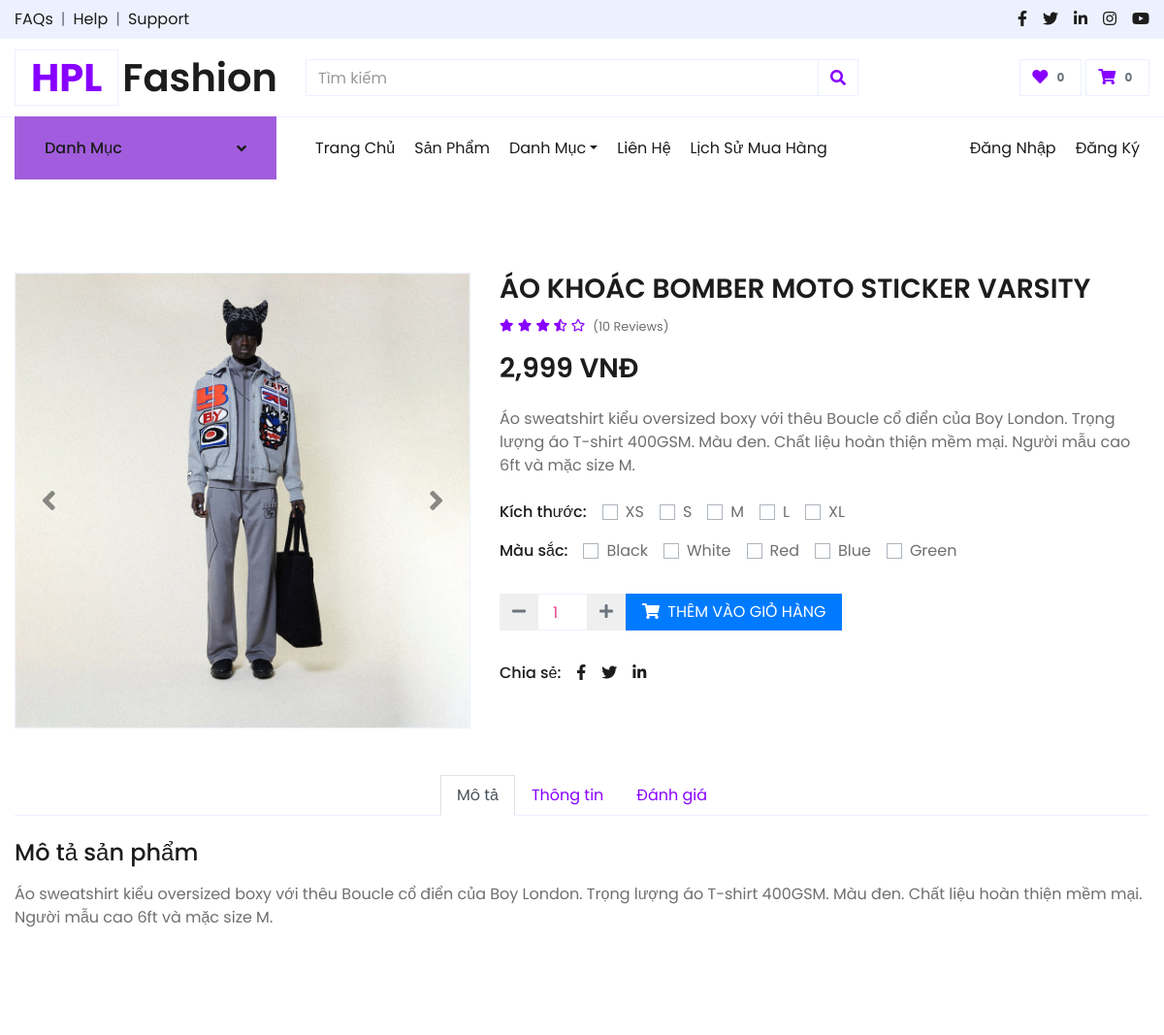
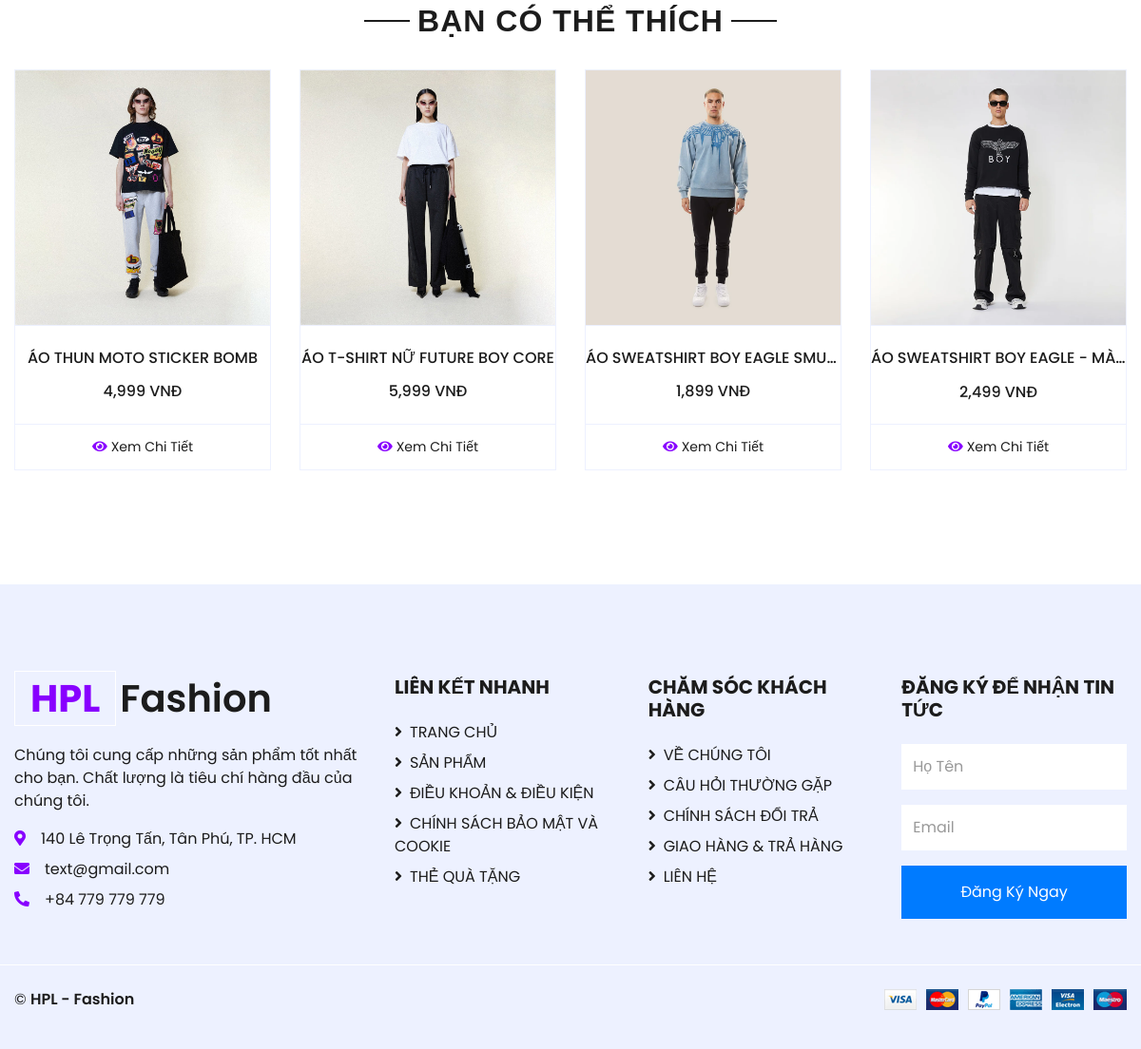
Page /views/detail.php?id=1 on the committed database (2 pictures, top to bottom).
### tables this page shows
CREATE TABLE `products` (
  `product_id` int NOT NULL,
  `product_name` varchar(255) NOT NULL,
  `price` int NOT NULL,
  `category_id` int DEFAULT NULL,
  `image` varchar(255) DEFAULT NULL,
  `image2` varchar(255) DEFAULT NULL,
  `image3` varchar(255) DEFAULT NULL,
  `description` varchar(255) DEFAULT NULL
);

### config/Database.php (called while the page is built, shortened)
<?php
class Database {
    private static $servername = "localhost";
    private static $username = "root";
    private static $password = "";
    private static $dbname = "shopthoitrang";
    private static $conn = null;
    public static function getConnection() {
        if (self::$conn === null) {
            self::$conn = new mysqli(self::$servername, self::$username, self::$password, self::$dbname);
        }
        return self::$conn;
    }
    public static function query($sql) {
        $conn = self::getConnection();
        return $conn->query($sql);
    }
}
?>

### views/detail.php (the view, shortened to what this page needs)
<?php
include('../config/Database.php');
$product_id = isset($_GET['id']) ? intval($_GET['id']) : 0;
$query = "SELECT * FROM products WHERE product_id = $product_id";
$result = Database::getConnection()->query($query);
$product = $result->fetch_assoc();
?>
<!DOCTYPE html>
<html lang="en">
<head>
    <link href="https://cdnjs.cloudflare.com/ajax/libs/font-awesome/5.10.0/css/all.min.css" rel="stylesheet">
    <link href="lib/owlcarousel/assets/owl.carousel.min.css" rel="stylesheet">
    <link href="../css/style.css" rel="stylesheet">
</head>
<body>
    <?php include '../includes/header.php'; ?>
    <div class="container-fluid py-5">
        <div class="row px-xl-5">
            <div class="col-lg-5 pb-5">
                <div id="product-carousel" class="carousel slide" data-ride="carousel">
                    <div class="carousel-inner border">
                        <div class="carousel-item active">
                            <img class="w-100 h-100" src="../assets/img_product/<?= $product['image'] ?>" alt="Image">
                        </div>
                    </div>
                    <a class="carousel-control-prev" href="#product-carousel" data-slide="prev">
                        <i class="fa fa-2x fa-angle-left text-dark"></i>
                    </a>
                    <a class="carousel-control-next" href="#product-carousel" data-slide="next">
                        <i class="fa fa-2x fa-angle-right text-dark"></i>
                    </a>
                </div>
            </div>
            <div class="col-lg-7 pb-5">
                <h3 class="font-weight-semi-bold"><?= $product['product_name'] ?></h3>
                <div class="d-flex mb-3">
                    <div class="text-primary mr-2">
                        <small class="fas fa-star"></small>
                        <small class="fas fa-star"></small>
                        <small class="fas fa-star"></small>
                        <small class="fas fa-star-half-alt"></small>
                        <small class="far fa-star"></small>
                    </div>
                    <small class="pt-1">(10 Reviews)</small>
                </div>
                <h3 class="font-weight-semi-bold mb-4"><?= number_format($product['price']) ?> VNĐ</h3>
                <p class="mb-4"><?= $product['description'] ?></p>
                <form method="POST" id="addToCartForm">
                    <div class="d-flex mb-3">
                        <p class="text-dark font-weight-medium mb-0 mr-3">Kích thước:</p>
                        <div class="custom-control custom-radio custom-control-inline">
                            <label class="custom-control-label" for="size-1">XS</label>
                        </div>
                        <div class="custom-control custom-radio custom-control-inline">
                            <label class="custom-control-label" for="size-2">S</label>
                        </div>
                        <div class="custom-control custom-radio custom-control-inline">
                            <label class="custom-control-label" for="size-3">M</label>
                        </div>
                        <div class="custom-control custom-radio custom-control-inline">
                            <label class="custom-control-label" for="size-4">L</label>
                        </div>
                        <div class="custom-control custom-radio custom-control-inline">
                            <label class="custom-control-label" for="size-5">XL</label>
                        </div>
                    </div>
                    <div class="d-flex mb-4">
                        <p class="text-dark font-weight-medium mb-0 mr-3">Màu sắc:</p>
                        <div class="custom-control custom-radio custom-control-inline">
                            <label class="custom-control-label" for="color-1">Black</label>
                        </div>
                        <div class="custom-control custom-radio custom-control-inline">
                            <label class="custom-control-label" for="color-2">White</label>
                        </div>
                        <div class="custom-control custom-radio custom-control-inline">
                            <label class="custom-control-label" for="color-3">Red</label>
                        </div>
                        <div class="custom-control custom-radio custom-control-inline">
                            <label class="custom-control-label" for="color-4">Blue</label>
                        </div>
                        <div class="custom-control custom-radio custom-control-inline">
                            <label class="custom-control-label" for="color-5">Green</label>
                        </div>
                    </div>
                    <div class="d-flex align-items-center mb-4 pt-2">
                        <div class="input-group" style="width: 130px;">
                            <div class="input-group-prepend">
                                <button class="btn btn-outline-secondary" type="button" onclick="decrementQuantity()">
                                    <i class="fa fa-minus"></i>
                                </button>
                            </div>
                            <input type="number" class="form-control text-center" name="quantity" id="quantity" value="1" min="1" required>
                            <div class="input-group-append">
                                <button class="btn btn-outline-secondary" type="button" onclick="incrementQuantity()">
                                    <i class="fa fa-plus"></i>
                                </button>
                            </div>
                        </div>
                        <br>
                        <button class="btn btn-primary px-3" type="submit">
                            <i class="fa fa-shopping-cart mr-1"></i> THÊM VÀO GIỎ HÀNG
                        </button>
                    </div>
                </form>
                <div class="d-flex pt-2">
                    <p class="text-dark font-weight-medium mb-0 mr-2">Chia sẻ:</p>
                    <div class="d-inline-flex">
                        <a class="text-dark px-2" href="">
                            <i class="fab fa-facebook-f"></i>
                        </a>
                        <a class="text-dark px-2" href="">
                            <i class="fab fa-twitter"></i>
                        </a>
                        <a class="text-dark px-2" href="">
                            <i class="fab fa-linkedin-in"></i>
                        </a>
                    </div>
                </div>
            </div>
        </div>
        <div class="row px-xl-5">
            <div class="col">
                <div class="nav nav-tabs justify-content-center border-secondary mb-4">
                    <a class="nav-item nav-link active" data-toggle="tab" href="#tab-pane-1">Mô tả</a>
                    <a class="nav-item nav-link" data-toggle="tab" href="#tab-pane-2">Thông tin</a>
                    <a class="nav-item nav-link" data-toggle="tab" href="#tab-pane-3">Đánh giá</a>
                </div>
                <div class="tab-content">
                    <div class="tab-pane fade show active" id="tab-pane-1">
                        <h4 class="mb-3">Mô tả sản phẩm</h4>
                        <p><?= $product['description'] ?></p>
                    </div>
                </div>
            </div>
        </div>
    </div>
    <div class="container-fluid py-5">
        <div class="text-center mb-4">
            <h2 class="section-title px-5"><span class="px-2">BẠN CÓ THỂ THÍCH</span></h2>
        </div>
        <div class="row px-xl-5">
            <?php
            $q1 = Database::query("SELECT products.*, categories.category_name
                                    FROM products
                                    JOIN categories ON products.category_id = categories.category_id
                                    ORDER BY RAND() LIMIT 4");
            while ($r1 = $q1->fetch_array()) {
                $imagePath = (substr($r1['image'], 0, 4) == 'http') ? $r1['image'] : '../assets/img_product/' . $r1['image'];
            ?>
                <div class="col-lg-3 col-md-4 col-sm-6 mb-4">
                    <div class="card product-item border-0">
                        <div class="card-header product-img position-relative overflow-hidden bg-transparent border p-0">
                            <img class="img-fluid w-100" src="<?= $imagePath ?>" alt="<?= $r1['product_name'] ?>">
                        </div>
                        <div class="card-body border-left border-right text-center p-0 pt-4 pb-3">
                            <h6 class="text-truncate mb-3"><?= $r1['product_name'] ?></h6>
                            <div class="d-flex justify-content-center">
                                <h6><?= number_format($r1['price']) ?> VNĐ</h6>
                            </div>
                        </div>
                        <div class="card-footer d-flex justify-content-center bg-light border">
                        <a href="detail.php?id=<?= $r1['product_id'] ?>" class="btn btn-sm text-dark p-0">
                            <i class="fas fa-eye text-primary mr-1"></i>Xem Chi Tiết
                        </a>
                    </div>
                    </div>
                </div>
            <?php } ?>
        </div>
    </div>
    <?php include '../includes/footer.php'; ?>
</body>
</html>

### rows in the picture
products: image (picture), product_name "ÁO KHOÁC BOMBER MOTO STICKER VARSITY", price "2,999", description "Áo sweatshirt kiểu oversized boxy với thêu Boucle cổ điển của Boy London. Trọng lượng áo T-shirt 400GSM. Màu đen. Chất liệu hoàn thiện mềm mại. Người mẫu cao 6ft và mặc size M."
products: image (picture), product_name "ÁO THUN MOTO STICKER BOMB", price "4,999"
products: image (picture), product_name "ÁO T-SHIRT NỮ FUTURE BOY CORE", price "5,999"
products: image (picture), product_name "ÁO SWEATSHIRT BOY EAGLE SMU…", price "1,899"
products: image (picture), product_name "ÁO SWEATSHIRT BOY EAGLE - MÀ…", price "2,499"

### other values in the picture
$favorite_count "0"
$cart_count "0"
